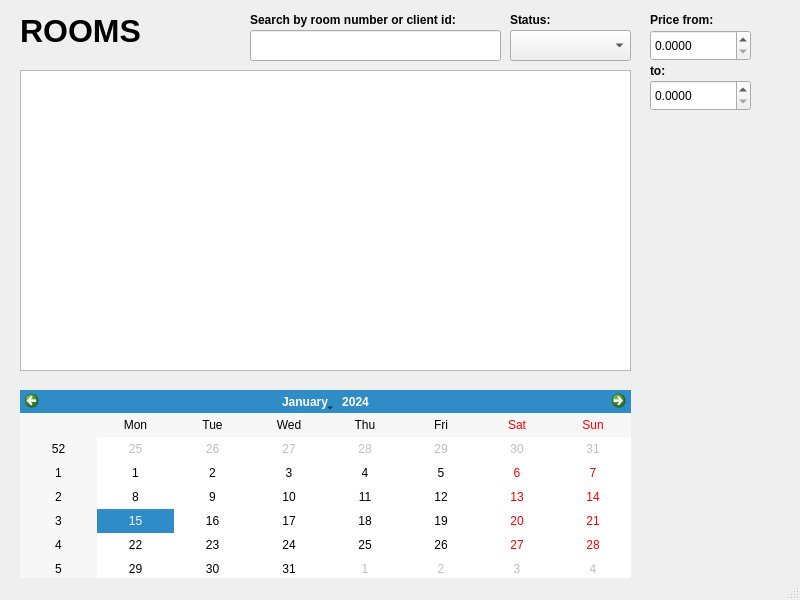
<?xml version="1.0" encoding="UTF-8"?>
<ui version="4.0">
 <class>roomwindow</class>
 <widget class="QMainWindow" name="roomwindow">
  <property name="geometry">
   <rect>
    <x>0</x>
    <y>0</y>
    <width>800</width>
    <height>600</height>
   </rect>
  </property>
  <property name="windowTitle">
   <string>MainWindow</string>
  </property>
  <property name="windowIcon">
   <iconset theme="QIcon::ThemeIcon::ContactNew"/>
  </property>
  <widget class="QWidget" name="centralwidget">
   <widget class="QTableView" name="tableViewRooms">
    <property name="geometry">
     <rect>
      <x>20</x>
      <y>70</y>
      <width>611</width>
      <height>301</height>
     </rect>
    </property>
   </widget>
   <widget class="QLineEdit" name="lineEdit_searchRoomNumber">
    <property name="geometry">
     <rect>
      <x>250</x>
      <y>30</y>
      <width>251</width>
      <height>31</height>
     </rect>
    </property>
   </widget>
   <widget class="QLabel" name="labelClients">
    <property name="geometry">
     <rect>
      <x>20</x>
      <y>10</y>
      <width>181</width>
      <height>41</height>
     </rect>
    </property>
    <property name="font">
     <font>
      <pointsize>24</pointsize>
      <italic>false</italic>
      <bold>true</bold>
     </font>
    </property>
    <property name="text">
     <string>ROOMS</string>
    </property>
   </widget>
   <widget class="QDoubleSpinBox" name="doubleSpinBox_priceFrom">
    <property name="geometry">
     <rect>
      <x>650</x>
      <y>30</y>
      <width>101</width>
      <height>31</height>
     </rect>
    </property>
    <property name="decimals">
     <number>4</number>
    </property>
    <property name="maximum">
     <double>9999.989999999999782</double>
    </property>
    <property name="singleStep">
     <double>5.000000000000000</double>
    </property>
   </widget>
   <widget class="QDoubleSpinBox" name="doubleSpinBox_priceTo">
    <property name="geometry">
     <rect>
      <x>650</x>
      <y>80</y>
      <width>101</width>
      <height>31</height>
     </rect>
    </property>
    <property name="decimals">
     <number>4</number>
    </property>
    <property name="maximum">
     <double>9999.989999999999782</double>
    </property>
    <property name="singleStep">
     <double>5.000000000000000</double>
    </property>
   </widget>
   <widget class="QLabel" name="label">
    <property name="geometry">
     <rect>
      <x>250</x>
      <y>10</y>
      <width>211</width>
      <height>20</height>
     </rect>
    </property>
    <property name="font">
     <font>
      <bold>true</bold>
     </font>
    </property>
    <property name="text">
     <string>Search by room number or client id:</string>
    </property>
   </widget>
   <widget class="QLabel" name="label_2">
    <property name="geometry">
     <rect>
      <x>650</x>
      <y>10</y>
      <width>101</width>
      <height>20</height>
     </rect>
    </property>
    <property name="font">
     <font>
      <bold>true</bold>
     </font>
    </property>
    <property name="text">
     <string>Price from:</string>
    </property>
   </widget>
   <widget class="QLabel" name="label_3">
    <property name="geometry">
     <rect>
      <x>650</x>
      <y>60</y>
      <width>101</width>
      <height>21</height>
     </rect>
    </property>
    <property name="font">
     <font>
      <bold>true</bold>
     </font>
    </property>
    <property name="text">
     <string>to:</string>
    </property>
   </widget>
   <widget class="QComboBox" name="comboBox_status">
    <property name="geometry">
     <rect>
      <x>510</x>
      <y>30</y>
      <width>121</width>
      <height>31</height>
     </rect>
    </property>
   </widget>
   <widget class="QLabel" name="label_4">
    <property name="geometry">
     <rect>
      <x>510</x>
      <y>10</y>
      <width>101</width>
      <height>20</height>
     </rect>
    </property>
    <property name="font">
     <font>
      <bold>true</bold>
     </font>
    </property>
    <property name="text">
     <string>Status:</string>
    </property>
   </widget>
   <widget class="QCalendarWidget" name="calendarWidget">
    <property name="geometry">
     <rect>
      <x>20</x>
      <y>390</y>
      <width>611</width>
      <height>191</height>
     </rect>
    </property>
   </widget>
  </widget>
  <widget class="QMenuBar" name="menubar">
   <property name="geometry">
    <rect>
     <x>0</x>
     <y>0</y>
     <width>800</width>
     <height>21</height>
    </rect>
   </property>
  </widget>
  <widget class="QStatusBar" name="statusbar"/>
 </widget>
 <resources/>
 <connections/>
</ui>
